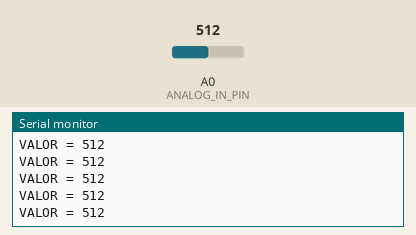
This sketch was run on a simulated Arduino Uno, built with avr-gcc and run on an emulated ATmega328P. On the bench: the last lines printed to the serial monitor. The test bench sets the inputs (shaded band); at power-on: A0 (ANALOG_IN_PIN) = 512.

Above: at 1.2 s.
1.3 s: A0 (ANALOG_IN_PIN) set to 716
At 1.31 s:
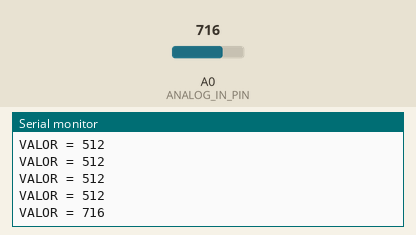
2.8 s: A0 (ANALOG_IN_PIN) set to 900
At 2.82 s:
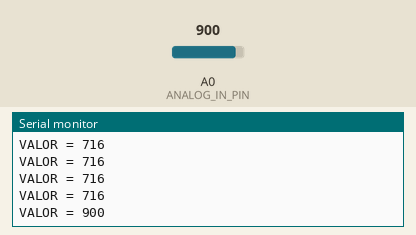
Timing chart, 0 to 5.8 s (numbered marks = the images above; inputs shaded):
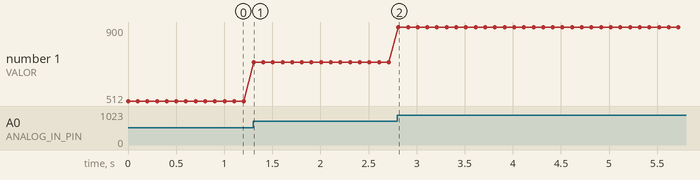

Measured:
- after the input at 1.3 s, the serial monitor: prints a new line at once (image 1)
- after the input at 2.8 s, the serial monitor: prints a new line at once (image 2)
- plotted number 1: 512 → 716 after the input at 1.3 s, 716 → 900 after the input at 2.8 s

The sketch:

SENSOR_NIVEL_AGUA.ino
```cpp
int ANALOG_IN_PIN = A0;			// trigger en pin 10
int SENSOR_VALUE = 0;

void setup() {
  Serial.begin(9600);
}

void loop() {
  SENSOR_VALUE = analogRead(ANALOG_IN_PIN);
  Serial.print("VALOR = ");
  Serial.println(SENSOR_VALUE);
  delay(100);
}
```
